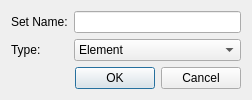
<?xml version="1.0" encoding="UTF-8"?>
<ui version="4.0">
 <class>CreateSetDialog</class>
 <widget class="QDialog" name="CreateSetDialog">
  <property name="geometry">
   <rect>
    <x>0</x>
    <y>0</y>
    <width>252</width>
    <height>93</height>
   </rect>
  </property>
  <property name="windowTitle">
   <string>Create Set</string>
  </property>
  <layout class="QGridLayout" name="gridLayout">
   <item row="0" column="0">
    <widget class="QLabel" name="label">
     <property name="text">
      <string>Set Name:</string>
     </property>
    </widget>
   </item>
   <item row="0" column="1">
    <widget class="QLineEdit" name="nameLineEdit"/>
   </item>
   <item row="1" column="0">
    <widget class="QLabel" name="labelType">
     <property name="text">
      <string>Type:</string>
     </property>
    </widget>
   </item>
   <item row="1" column="1">
    <widget class="QComboBox" name="typeComboBox">
     <item>
      <property name="text">
       <string>Element</string>
      </property>
     </item>
     <item>
      <property name="text">
       <string>Node</string>
      </property>
     </item>
    </widget>
   </item>
   <item row="2" column="0" colspan="2">
    <widget class="QDialogButtonBox" name="buttonBox">
     <property name="orientation">
      <enum>Qt::Horizontal</enum>
     </property>
     <property name="standardButtons">
      <set>QDialogButtonBox::Cancel|QDialogButtonBox::Ok</set>
     </property>
    </widget>
   </item>
  </layout>
 </widget>
 <resources/>
 <connections>
  <connection>
   <sender>buttonBox</sender>
   <signal>accepted()</signal>
   <receiver>CreateSetDialog</receiver>
   <slot>accept()</slot>
   <hints>
    <hint type="sourcelabel">
     <x>248</x>
     <y>254</y>
    </hint>
    <hint type="destinationlabel">
     <x>157</x>
     <y>274</y>
    </hint>
   </hints>
  </connection>
  <connection>
   <sender>buttonBox</sender>
   <signal>rejected()</signal>
   <receiver>CreateSetDialog</receiver>
   <slot>reject()</slot>
   <hints>
    <hint type="sourcelabel">
     <x>316</x>
     <y>260</y>
    </hint>
    <hint type="destinationlabel">
     <x>286</x>
     <y>274</y>
    </hint>
   </hints>
  </connection>
 </connections>
</ui>
